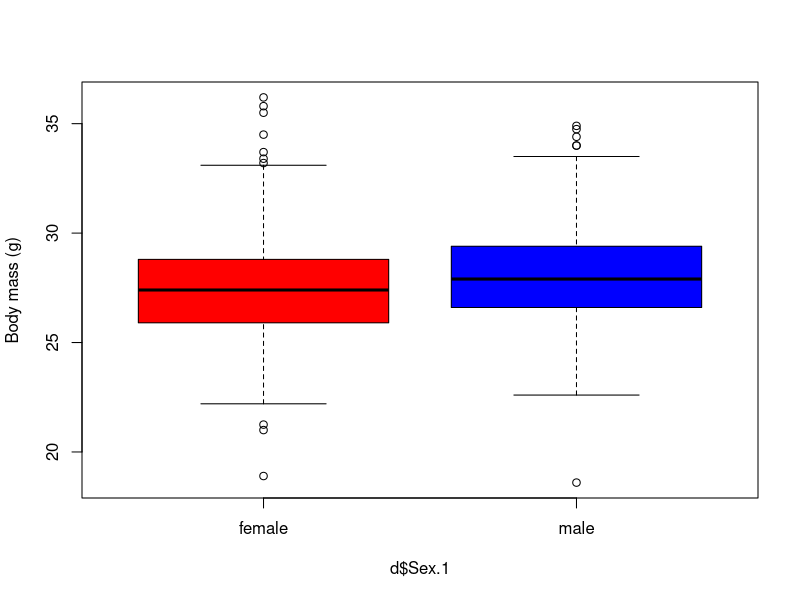

Write the R code that produced this figure.
rm(list=ls())
graphics.off()
d<-read.table("../data/SparrowSize.txt", header=TRUE)
boxplot(d$Mass~d$Sex.1, col = c("red", "blue"), ylab="Body mass (g)")
t.test1 <- t.test(d$Mass~d$Sex.1)
t.test1
d1<-as.data.frame(head(d, 50))
length(d1$Mass)
t.test2 <- t.test(d1$Mass~d1$Sex)
t.test2
